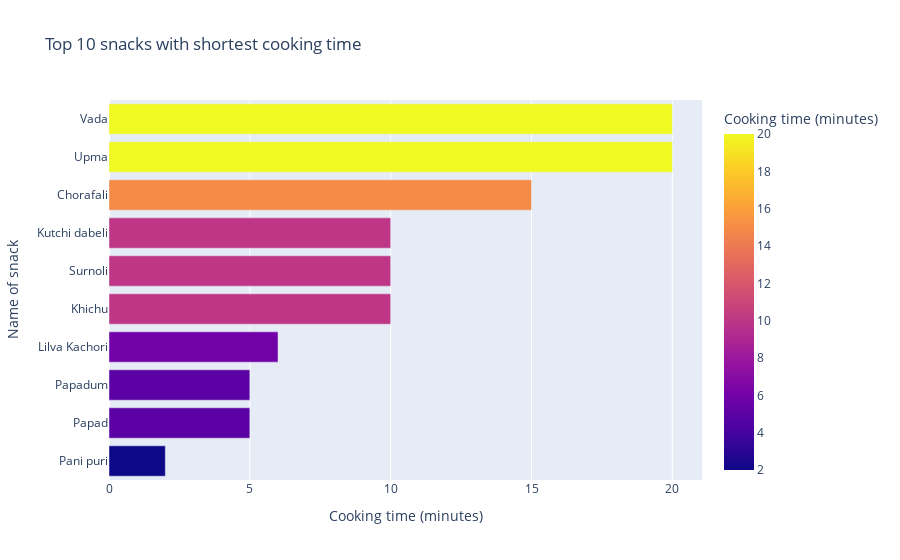

The cell this chart's notebook holds for it:
### Code cell
snack_df = df[df['course']=='snack']
short_sort_snack_df = snack_df.sort_values(['cook_time'],ascending=True).iloc[:10,:]

fig = px.bar(short_sort_snack_df,y='name',x='cook_time',
             orientation='h',color='cook_time',
            labels={'name':'Name of snack','cook_time':'Cooking time (minutes)'}, title='Top 10 snacks with shortest cooking time ')
fig.show()

### Figure 1 — Plotly figure (JSON) as saved in the notebook; plotly's stock layout.template omitted (floating-point values rounded to 4 significant figures)
{"data": [{"alignmentgroup": "True", "hovertemplate": "Cooking time (minutes)=%{marker.color}<br>Name of snack=%{y}<extra></extra>", "legendgroup": "", "marker": {"color": [2, 5, 5, 6, 10, 10, 10, 15, 20, 20], "coloraxis": "coloraxis", "pattern": {"shape": ""}}, "name": "", "offsetgroup": "", "orientation": "h", "showlegend": false, "textposition": "auto", "type": "bar", "x": [2, 5, 5, 6, 10, 10, 10, 15, 20, 20], "xaxis": "x", "y": ["Pani puri", "Papad", "Papadum", "Lilva Kachori", "Khichu", "Surnoli", "Kutchi dabeli", "Chorafali", "Upma", "Vada"], "yaxis": "y"}], "layout": {"barmode": "relative", "coloraxis": {"colorbar": {"title": {"text": "Cooking time (minutes)"}}, "colorscale": [[0, "#0d0887"], [0.1111, "#46039f"], [0.2222, "#7201a8"], [0.3333, "#9c179e"], [0.4444, "#bd3786"], [0.5556, "#d8576b"], [0.6667, "#ed7953"], [0.7778, "#fb9f3a"], [0.8889, "#fdca26"], [1, "#f0f921"]]}, "legend": {"tracegroupgap": 0}, "title": {"text": "Top 10 snacks with shortest cooking time "}, "xaxis": {"anchor": "y", "domain": [0, 1], "title": {"text": "Cooking time (minutes)"}}, "yaxis": {"anchor": "x", "domain": [0, 1], "title": {"text": "Name of snack"}}}}
